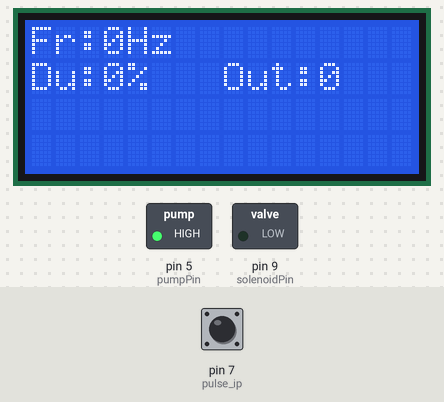
This sketch was run on a simulated Arduino Uno, built with avr-gcc and run on an emulated ATmega328P. Shown: 16×4 character LCD, switched loads named in the sketch (green lamp = pin HIGH). The test bench sets the inputs (shaded band); at power-on: pin 7 (pulse_ip) LOW.

Above: at 2.7 s.
2.8 s: pin 7 (pulse_ip) pulled HIGH for 0.15 s
At 5.3 s:
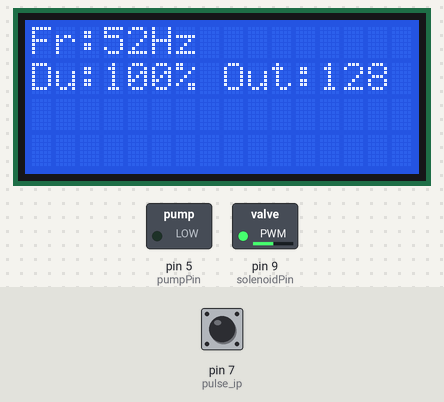
5.9 s: pin 7 (pulse_ip) pulsed HIGH 5 times (0.12 s each, 0.3 s apart)
At 8.3 s:
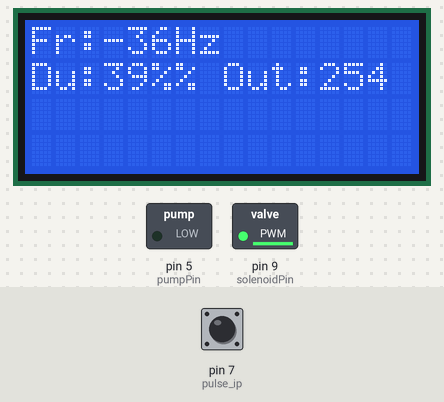
10.4 s: pin 7 (pulse_ip) pulled HIGH for 0.15 s
At 12.2 s:
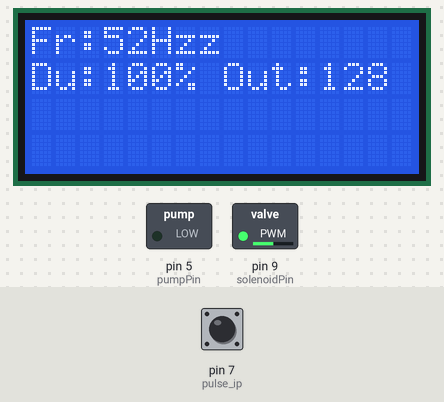
13.5 s: pin 7 (pulse_ip) pulsed HIGH 2 times (0.12 s each, 0.3 s apart)
At 16.8 s:
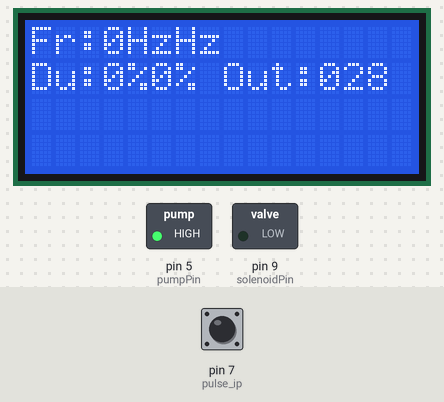
17.1 s: pin 7 (pulse_ip) pulled HIGH for 0.15 s
At 21.2 s:
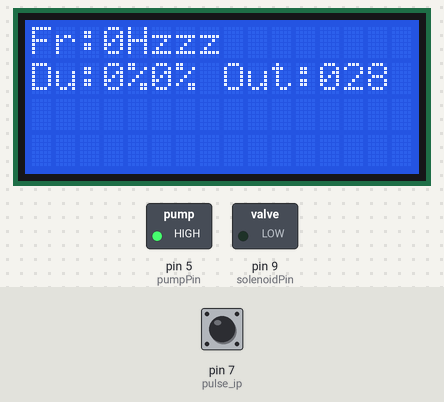
Timing chart, 0 to 22.7 s (numbered marks = the images above; inputs shaded):
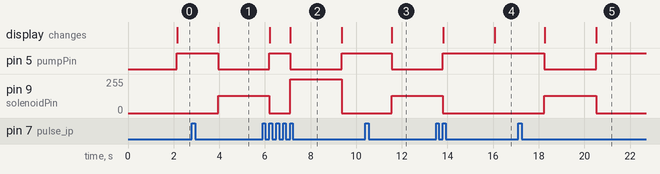

Measured:
- after the input at 2.8 s, pin 5 (pumpPin): HIGH → LOW after 1.2 s; pin 9 (solenoidPin): 0/255 → 128/255 after 1.2 s; the display: changes after 1.2 s (image 1)
- after the input at 5.9 s, the display: first changes after 0.31 s (image 2 shows a later state)
- after the input at 10.4 s, pin 5 (pumpPin): HIGH → LOW after 1.2 s; pin 9 (solenoidPin): 0/255 → 128/255 after 1.2 s; the display: changes after 1.2 s (image 3)
- after the input at 13.5 s, the display: first changes after 0.31 s (image 4 shows a later state)
- after the input at 17.1 s, pin 5 (pumpPin): HIGH → LOW after 1.2 s, → HIGH 2.3 s later; pin 9 (solenoidPin): 0/255 → 128/255 after 1.2 s, → 0/255 2.3 s later; the display: first changes after 1.2 s (image 5 shows a later state)

The sketch:

PWM_Read.ino
```cpp
#define pulse_ip 7
int ontime,offtime,duty,valve_out;
float freq,period;
const int pumpTrigger = 35;
const int outStart = pumpTrigger+2;

//defin the pins
const int pumpPin = 5; //Digital pin for for pump relay
const int solenoidPin = 9; //set the pin for the meth control solenoid

#include <LiquidCrystal_I2C.h>

// set the LCD number of columns and rows
int lcdColumns = 16;
int lcdRows = 2;

// set LCD address, number of columns and rows
// if you don't know your display address, run an I2C scanner sketch
LiquidCrystal_I2C lcd(0x27, lcdColumns, lcdRows);

void setup()
{
  //set the PWM frequency to roughly double 6000rpm, about
  // Pins D9 and D10 - 122 Hz
  TCCR1A = 0b00000001; // 8bit
  TCCR1B = 0b00000100; // x256 phase correct

  //set the pin modes
  pinMode(pulse_ip,INPUT);
  pinMode(pumpPin, OUTPUT);
  pinMode(solenoidPin, OUTPUT);

  // initialize LCD
  lcd.init();
  // turn on LCD backlight
  lcd.backlight();
  lcd.begin(16, 4);
  lcd.clear();
  lcd.setCursor(0,0);
  lcd.print("Fr:");
  lcd.setCursor(0,1);
  lcd.print("Du:");
  lcd.setCursor(8,1);
  lcd.print("Out:");


}


void loop()
{
  //read the duty
   ontime = pulseIn(pulse_ip,HIGH);
   offtime = pulseIn(pulse_ip,LOW);
   period = ontime+offtime;
   freq = 1000000.0/period;
   duty = (ontime/period)*100;

 //trigger the pump
  if (duty > pumpTrigger)
{
    digitalWrite(pumpPin, LOW);
}
  else
{
    digitalWrite(pumpPin, HIGH);
}

  if (duty > outStart)
  {
    //multimap for solenoid valve, let you create arbitrary maps
    // out[] holds the values wanted in cm
    int out[] = {255, 225, 128};

    // in[] hold the input values from the duty. Use this to set the start and stop point, should be linear (use excel)
    // note: the in array should have increasing values
    int in[]  = {outStart, 68, 100};
    valve_out = multiMap(duty, in, out, 3);

    //output the PWM for the solenoid valve
    //valve_out = map(duty, 50, 100, 0, 255);
    analogWrite(solenoidPin, valve_out);
  }
  else
  {
    valve_out=0;
    analogWrite(solenoidPin, valve_out);
  }


   //dispay the reading
   lcd.setCursor(3,0);
   lcd.print((int)freq);
   lcd.print("Hz");
   lcd.setCursor(3,1);
   lcd.print(duty);
   lcd.print('%');
   lcd.setCursor(12,1);
   lcd.print(valve_out);
   delay(250);
}

//declare the multimap function
// note: the _in array should have increasing values
int multiMap(int val, int* _in, int* _out, uint8_t size)
{
  // take care the value is within range
  // val = constrain(val, _in[0], _in[size-1]);
  if (val <= _in[0]) return _out[0];
  if (val >= _in[size-1]) return _out[size-1];

  // search right interval
  uint8_t pos = 1;  // _in[0] allready tested
  while(val > _in[pos]) pos++;

  // this will handle all exact "points" in the _in array
  if (val == _in[pos]) return _out[pos];

  // interpolate in the right segment for the rest
  return (val - _in[pos-1]) * (_out[pos] - _out[pos-1]) / (_in[pos] - _in[pos-1]) + _out[pos-1];
}
```
